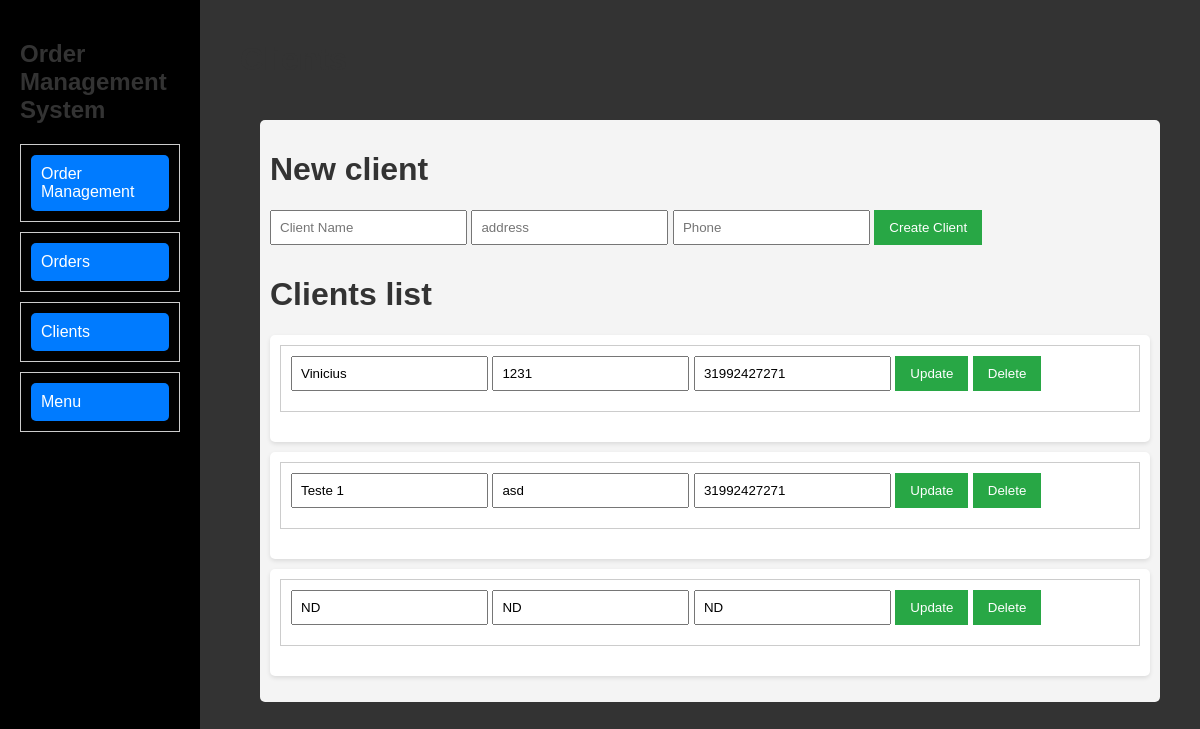
The app's page /clients with its own data.
### models.py (models this page shows)
class Client(db.Model):
    id = db.Column(db.Integer, primary_key=True)
    client_name = db.Column(db.String(100), nullable=False)
    address = db.Column(db.String(100), nullable=False)
    phone = db.Column(db.String(100), nullable=False)
    orders = db.relationship('Order', backref='client', lazy=True)

### app.py (the view)
@app.route('/clients')
def clients():
    clients = Client.query.all()
    return render_template('clients.html', clients=clients)

### templates/clients.html (shortened to what this page needs)
{% extends "base.html" %}
{% block content %}
<h1>Clients</h1>
<div class="board">
    <div class="column">
        <h1>New client</h1>
        <form action="/clients" method="POST">
            <input type="text" name="client_name" placeholder="Client Name" required>
            <input type="text" name="address" placeholder="address" required>
            <input type="tel" name="phone" placeholder="Phone" required>
            <button type="submit">Create Client</button>
        </form>
        <h1>Clients list</h1>
        <ul>
            {% for client in clients %}
            <div class="order-card">
                <li>
                    <form action="/clients/{{ client.id }}/update" method="POST">
                        <input type="text" name="client_name" value="{{ client.client_name }}" required>
                        <input type="text" name="address" value="{{ client.address }}" required>
                        <input type="text" name="phone" value="{{ client.phone }}" required>
                        <button type="submit">Update</button>
                    </form>
                    <form action="/clients/{{ client.id }}/delete" method="POST" style="display:inline;">
                        <button type="submit">Delete</button>
                    </form>
                </li>
            </div>
            {% endfor %}
        </ul>
    </div>
</div>
{% endblock %}

### static/css/styles.css (style rules this page uses)
.board { display: flex; gap: 20px; overflow-x: auto; padding: 20px; }
.column { flex: 1; min-width: 300px; background-color: #f4f4f4; border-radius: 5px; padding: 10px; }
.order-card { background-color: #ffffff; border-radius: 5px; box-shadow: 0 2px 4px rgba(0, 0, 0, 0.1); margin-bottom: 10px; padding: 10px; }
.order-card form { display: inline; }
h1, h2 { color: #333; }
body { background-color: #333; font-family: Arial, sans-serif; margin: 0; padding: 0; display: flex; }
form { margin-bottom: 20px; }
input, textarea, select { margin-bottom: 10px; padding: 8px; }
button { padding: 10px 15px; background-color: #28a745; color: white; border: none; cursor: pointer; }
ul { list-style-type: none; padding: 0; }
li { margin-bottom: 20px; padding: 10px; border: 1px solid #ccc; }

### records on screen
Client: client_name "Vinicius", address "1231", phone "31992427271"
Client: client_name "Teste 1", address "asd", phone "31992427271"
Client: client_name "ND", address "ND", phone "ND"
